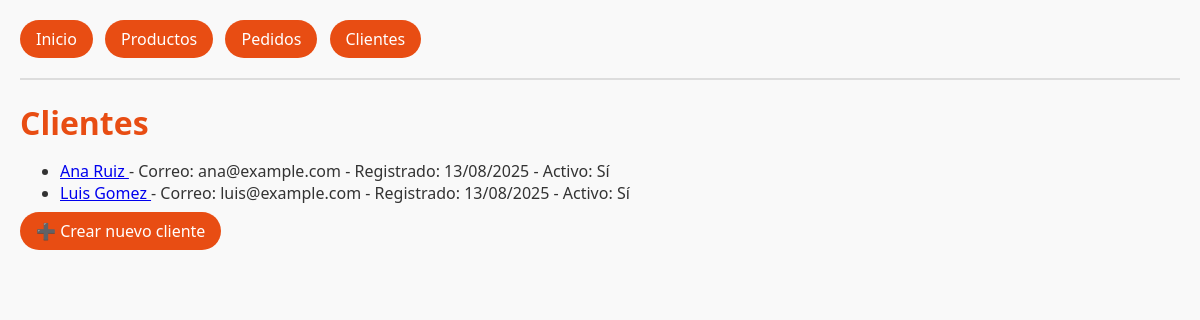
Page /clientes/ on the earlier database version.
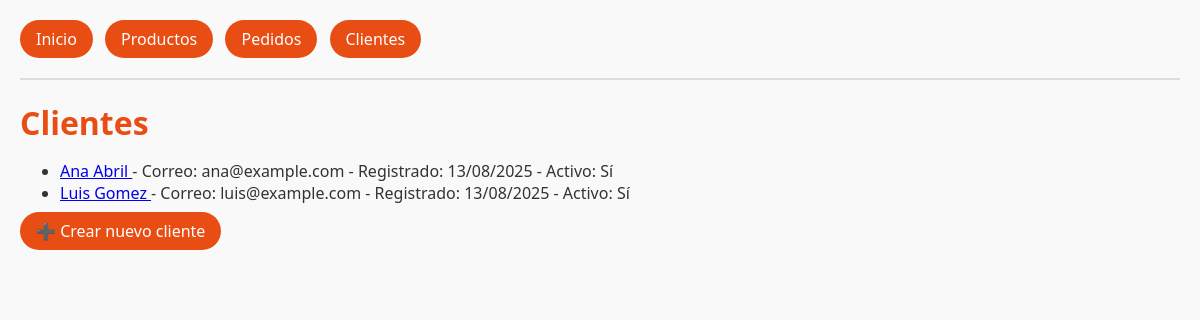
Same page on the later database version.
### tienda/models.py (models this page shows, shortened)
class Cliente(models.Model):
    nombre = models.CharField(max_length=120)
    correo = models.EmailField(unique=True)
    fecha_registro = models.DateTimeField(auto_now_add=True)
    activo = models.BooleanField(default=True)

### tienda/views.py (the view)
# urls.py: path('clientes/', views.lista_clientes, name='lista_clientes'),
def lista_clientes(request):
    clientes = Cliente.objects.all().order_by("nombre")
    return render(request, "tienda/lista_clientes.html", {"clientes": clientes})

### tienda/templates/tienda/lista_clientes.html (shortened to what this page needs)
{% extends "tienda/base.html" %}
{% block content %}
<h1>Clientes</h1>
<ul>
    {% for cli in clientes %}
    <li>
        <a href="{% url 'tienda:detalle_cliente' cli.pk %}">
            {{ cli.nombre }}
        </a>
            - Correo: {{ cli.correo }}
            - Registrado: {{ cli.fecha_registro|date:"d/m/Y" }}
            - Activo: {{ cli.activo|yesno:"Sí,No" }}
    </li>
    {% empty %}
    <li>No hay clientes registrados.</li>
    {% endfor %}
</ul>
<p>
    <a href="{% url 'tienda:crear_cliente' %}" class="btn">➕ Crear nuevo cliente</a>
</p>
{% endblock %}

Differences in the rows shown:
changed Cliente "ana@example.com": nombre "Ana Ruiz" → "Ana Abril"
